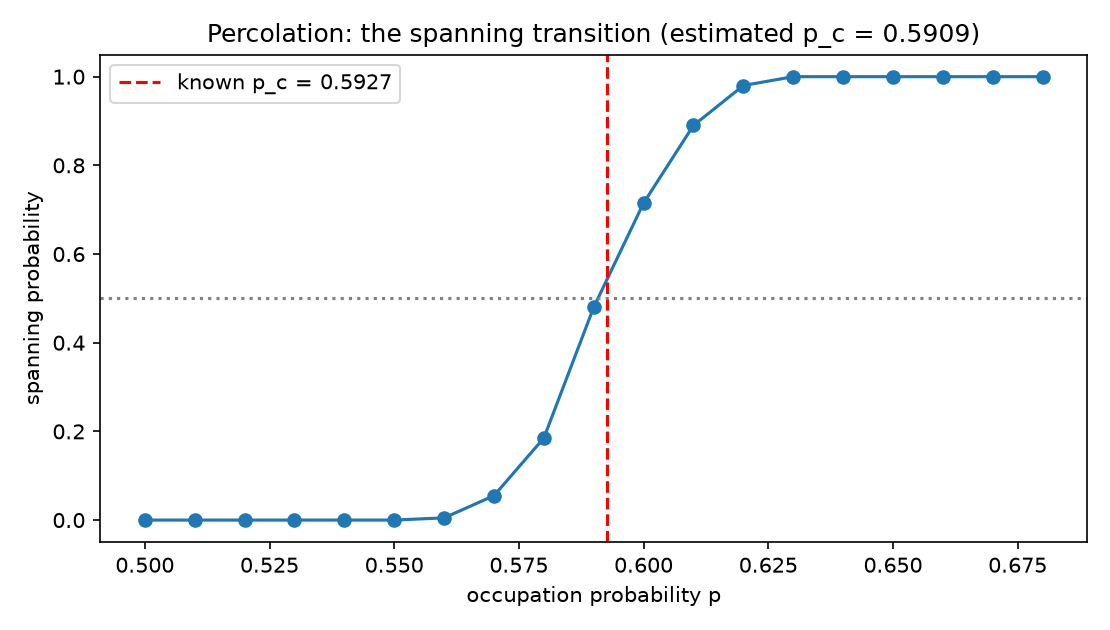

Source code (Python):
# PERCOLATION THRESHOLD (Beyond the Index #7; Statistical
# Physics, SIM). Fill each cell of a grid independently with
# probability p. At low p the filled cells form small islands;
# at high p they merge into a continent. Somewhere between,
# a single cluster first SPANS the grid from top to bottom --
# a geometric phase transition. For site percolation on the
# square lattice the threshold is p_c = 0.592746... (known
# numerically to high precision; no closed form exists).
# Estimated here as the p where the spanning probability
# crosses 1/2, averaged over random realizations (clusters by
# connected-component labelling, 4-connectivity).
# Gates:
#   G1 p_c estimate within 0.01 of 0.5927
#   G2 P_span(0.50) < 0.05 and G3 P_span(0.68) > 0.95

import json
import numpy as np
from scipy import ndimage
import matplotlib
matplotlib.use("Agg")
import matplotlib.pyplot as plt

rng = np.random.default_rng(20261105)
L = 128
TRIALS = 200
PC_KNOWN = 0.5927


def spans(p):
    grid = rng.random((L, L)) < p
    lab, _ = ndimage.label(grid)
    top = set(np.unique(lab[0])) - {0}
    bot = set(np.unique(lab[-1])) - {0}
    return len(top & bot) > 0


ps = np.arange(0.50, 0.685, 0.01)
P = []
for p in ps:
    frac = np.mean([spans(p) for _ in range(TRIALS)])
    P.append(float(frac))
    print(f"p = {p:.2f}: P_span = {frac:.3f}")
P = np.array(P)
k = int(np.argmax(P >= 0.5))
pc_est = float(np.interp(0.5, P[k - 1:k + 1], ps[k - 1:k + 1]))
print(f"\nestimated p_c = {pc_est:.4f} (known {PC_KNOWN}; "
      f"error {abs(pc_est - PC_KNOWN):.4f})")
g1 = abs(pc_est - PC_KNOWN) < 0.01
g2 = P[0] < 0.05
g3 = P[-1] > 0.95
print(f"GATES: G1 {g1} | G2 {g2} | G3 {g3}")

fig, ax = plt.subplots(figsize=(7.4, 4.2))
ax.plot(ps, P, "o-")
ax.axvline(PC_KNOWN, ls="--", color="red",
           label=f"known p_c = {PC_KNOWN}")
ax.axhline(0.5, ls=":", color="gray")
ax.set_xlabel("occupation probability p")
ax.set_ylabel("spanning probability")
ax.set_title(f"Percolation: the spanning transition "
             f"(estimated p_c = {pc_est:.4f})")
ax.legend()
fig.tight_layout()
fig.savefig("percolation.png", dpi=150)

out = {"pc_estimate": pc_est, "pc_known": PC_KNOWN,
       "P_at_0.50": float(P[0]), "P_at_0.68": float(P[-1]),
       "ps": ps.tolist(), "P": P.tolist(),
       "gates": {"G1_pc": bool(g1), "G2_below": bool(g2),
                 "G3_above": bool(g3)}}
with open("percolation_results.json", "w") as f:
    json.dump(out, f, indent=2)
print("ALL GATES PASS" if all(out["gates"].values())
      else "SOME GATE FAILED")
print("Saved percolation_results.json + PNG")
